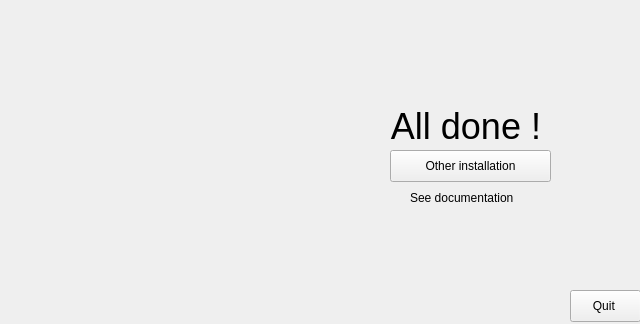
<?xml version="1.0" encoding="UTF-8"?>
<ui version="4.0">
 <class>Form</class>
 <widget class="QWidget" name="Form">
  <property name="geometry">
   <rect>
    <x>0</x>
    <y>0</y>
    <width>640</width>
    <height>324</height>
   </rect>
  </property>
  <property name="windowTitle">
   <string>PC Corp - Installer</string>
  </property>
  <property name="styleSheet">
   <string notr="true"/>
  </property>
  <widget class="QLabel" name="label">
   <property name="geometry">
    <rect>
     <x>0</x>
     <y>0</y>
     <width>323</width>
     <height>323</height>
    </rect>
   </property>
   <property name="text">
    <string/>
   </property>
   <property name="pixmap">
    <pixmap>../../../../../../Mathéo/code/CasioModules/assets/logo.png</pixmap>
   </property>
  </widget>
  <widget class="QPushButton" name="pushButton">
   <property name="geometry">
    <rect>
     <x>390</x>
     <y>150</y>
     <width>161</width>
     <height>32</height>
    </rect>
   </property>
   <property name="text">
    <string>Other installation</string>
   </property>
  </widget>
  <widget class="QLabel" name="label_2">
   <property name="geometry">
    <rect>
     <x>350</x>
     <y>110</y>
     <width>232</width>
     <height>32</height>
    </rect>
   </property>
   <property name="font">
    <font>
     <pointsize>27</pointsize>
    </font>
   </property>
   <property name="text">
    <string>All done !</string>
   </property>
   <property name="alignment">
    <set>Qt::AlignCenter</set>
   </property>
  </widget>
  <widget class="QLabel" name="label_3">
   <property name="geometry">
    <rect>
     <x>410</x>
     <y>190</y>
     <width>118</width>
     <height>16</height>
    </rect>
   </property>
   <property name="text">
    <string>See documentation</string>
   </property>
  </widget>
  <widget class="QPushButton" name="pushButton_2">
   <property name="geometry">
    <rect>
     <x>570</x>
     <y>290</y>
     <width>71</width>
     <height>32</height>
    </rect>
   </property>
   <property name="text">
    <string>Quit </string>
   </property>
  </widget>
 </widget>
 <resources/>
 <connections/>
</ui>
